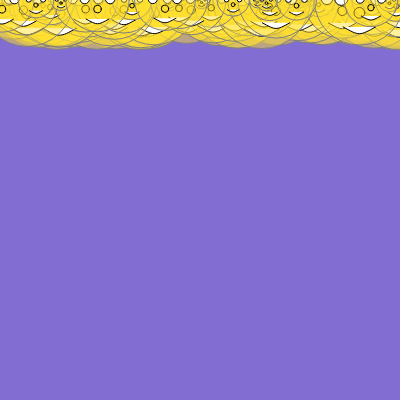
Frame 1 (no input)
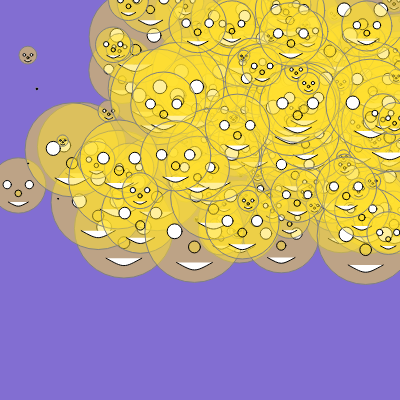
Frame 60 (no input)
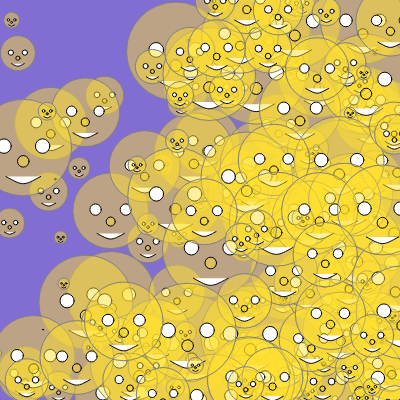
Frame 120 (the mouse pressed at the canvas centre since frame 60)

The p5.js sketch that drew these frames (run headless with seeded random() and noise() and a simulated clock; from frame 60 on, the mouse is pressed at the canvas centre):

// p5.js sketch
// ── sketch.js
/*
What's the same?
They share these same properties:
x
y
size
speed

They all share these same behaviors:
displaying
moving
bouncing
*/

let bouncyBalls = [];
let maxXspeed = 4;
let maxYspeed = 4;
let numberofBalls = 200;
let maxSize = 100;

function setup() {
  createCanvas(400, 400);
  for (let i=0;i<numberofBalls;i++) {
    bouncyBalls[i] = new Ball(random(width),0,random(maxSize),random(maxXspeed),random(maxYspeed));
  }
}

function draw() {
  background(130,110,210);
  for (let i=0; i<numberofBalls; i++) {
    moveBall(bouncyBalls[i]);
  }
}

function moveBall(ball) {
  ball.displayBall();
  ball.moveBall();
  ball.bounceBall();
}

class Ball {
  constructor(x,y,size,xspeed,yspeed) {
    this.x = x;
    this.y = y;
    this.size = size;
    this.xspeed = xspeed;
    this.yspeed = yspeed;
    this.colorR = 255; //random(255);
    this.colorG = 224; //random(255);
    this.colorB = 48; //random(255);
  }
  
  displayBall() {
    let ratio = 15/100 * this.size;
    fill(this.colorR,this.colorG, this.colorB, 120);
    stroke('grey');
    circle(this.x,this.y,this.size);
    stroke('black')
    circle(this.x, this.y+(this.size/7),ratio*.8)
    fill ('white')
    circle (this.x+(this.size/5),this.y-ratio*.1, ratio)
    circle (this.x-(this.size/5),this.y-ratio*.1, ratio)
    curve((this.x - ratio*6), (this.y - ratio*2),  // Control point 1
        (this.x - ratio*1.2), (this.y + ratio*2),     // Visible start
        (this.x + ratio*1.2), (this.y + ratio*2),     // Visible end
        (this.x + ratio*6), (this.y - ratio*2)      // Control point 2
    );
  }
  
  moveBall() {
    this.x += this.xspeed;
    this.y += this.yspeed;
  }
  
  bounceBall() {
    if (this.x > width || this.x < 0) {
      this.xspeed *= -1;
    }

    if (this.y > height || this.y < 0) {
      this.yspeed *= -1;
    }
  }
    
}
